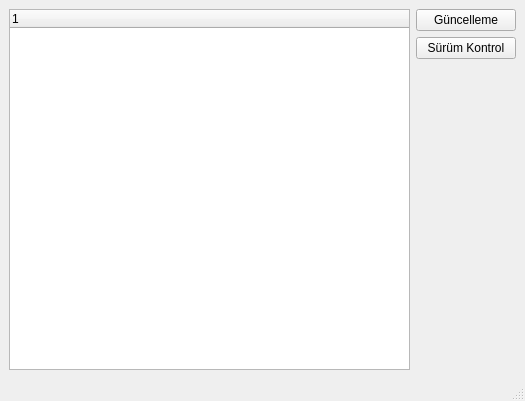
<?xml version="1.0" encoding="UTF-8"?>
<ui version="4.0">
 <class>MainWindow</class>
 <widget class="QMainWindow" name="MainWindow">
  <property name="geometry">
   <rect>
    <x>0</x>
    <y>0</y>
    <width>525</width>
    <height>401</height>
   </rect>
  </property>
  <property name="windowTitle">
   <string>PipManager | Maresal PRM</string>
  </property>
  <widget class="QWidget" name="centralwidget">
   <layout class="QHBoxLayout" name="horizontalLayout">
    <item>
     <widget class="QTreeWidget" name="treeWidget">
      <column>
       <property name="text">
        <string notr="true">1</string>
       </property>
      </column>
     </widget>
    </item>
    <item>
     <widget class="QFrame" name="frame">
      <property name="minimumSize">
       <size>
        <width>100</width>
        <height>0</height>
       </size>
      </property>
      <property name="frameShape">
       <enum>QFrame::NoFrame</enum>
      </property>
      <property name="frameShadow">
       <enum>QFrame::Raised</enum>
      </property>
      <layout class="QVBoxLayout" name="verticalLayout">
       <property name="spacing">
        <number>6</number>
       </property>
       <property name="leftMargin">
        <number>0</number>
       </property>
       <property name="topMargin">
        <number>0</number>
       </property>
       <property name="rightMargin">
        <number>0</number>
       </property>
       <property name="bottomMargin">
        <number>0</number>
       </property>
       <item>
        <widget class="QPushButton" name="update_Btn">
         <property name="text">
          <string>Güncelleme</string>
         </property>
        </widget>
       </item>
       <item>
        <widget class="QPushButton" name="surum_Btn">
         <property name="text">
          <string>Sürüm Kontrol</string>
         </property>
        </widget>
       </item>
       <item>
        <spacer name="verticalSpacer">
         <property name="orientation">
          <enum>Qt::Vertical</enum>
         </property>
         <property name="sizeHint" stdset="0">
          <size>
           <width>20</width>
           <height>40</height>
          </size>
         </property>
        </spacer>
       </item>
       <item>
        <widget class="QLabel" name="LogoPython">
         <property name="minimumSize">
          <size>
           <width>60</width>
           <height>100</height>
          </size>
         </property>
         <property name="maximumSize">
          <size>
           <width>90</width>
           <height>16777215</height>
          </size>
         </property>
         <property name="text">
          <string/>
         </property>
        </widget>
       </item>
      </layout>
     </widget>
    </item>
   </layout>
  </widget>
  <widget class="QMenuBar" name="menubar">
   <property name="geometry">
    <rect>
     <x>0</x>
     <y>0</y>
     <width>525</width>
     <height>21</height>
    </rect>
   </property>
  </widget>
  <widget class="QStatusBar" name="statusbar"/>
 </widget>
 <resources/>
 <connections/>
</ui>
